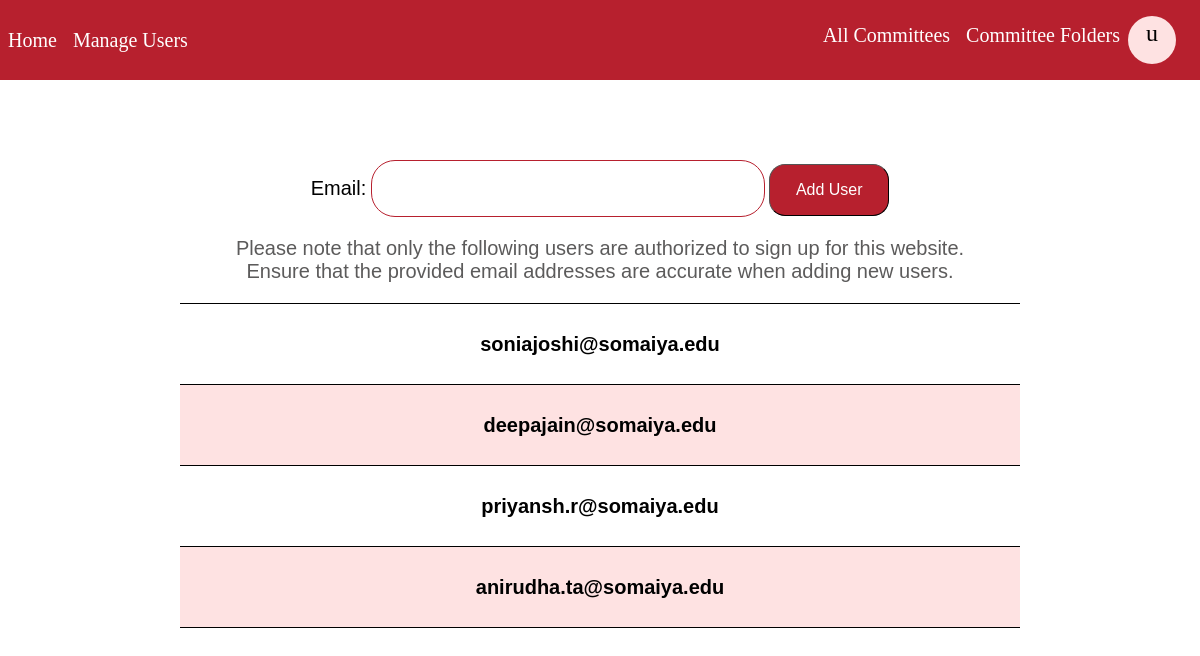
The page /users_allowed/ (signed in) on the database as committed earlier.
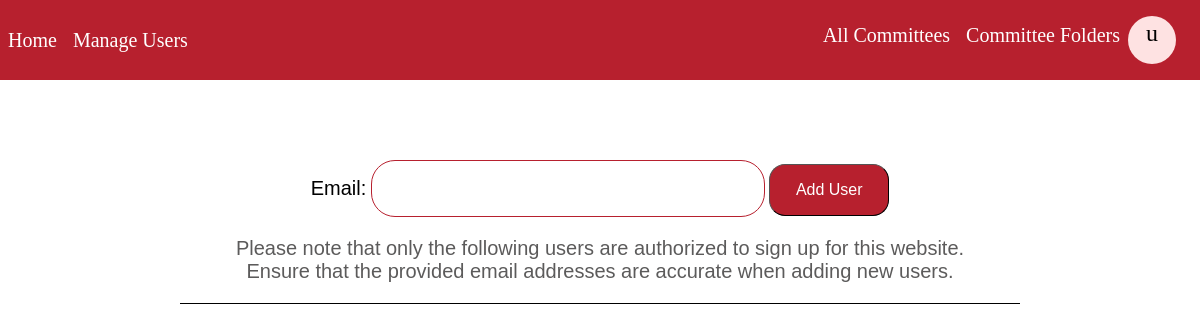
The same page on the database as committed later.
### base/models.py (models this page shows, shortened)
class UserList(models.Model):
    email = models.EmailField(unique = True, max_length = 200)

### base/views.py (the view)
# urls.py: path('users_allowed/', views.users_allowed, name = 'users_allowed'),
@login_required(login_url='login')
def users_allowed(request):
    if request.user.is_superuser:
        users = UserList.objects.all()
        context = {'users': users}
        if request.method == "POST":
            form = UserListForm(request.POST)
            if form.is_valid():
                email = form['email']
                email = form.save()
                messages.success(request, 'User Added.')
                subject = "Access granted to use CommConnect"
                message = f"You can now register and use the features of CommConnect to manage all directories of the committees you're a part of! Check out the website at http://commconnect.pythonanywhere.com"
                email_from = settings.EMAIL_HOST_USER
                recipient_list = [email]
                send_mail(subject, message, email_from, recipient_list)
                return redirect('users_allowed')
        else:
            form = UserListForm()
        context['form'] = form
        return render(request, 'base/userlist.html', context)
    else:
        return redirect('home')

### base/forms.py
class UserListForm(ModelForm):
    class Meta:
        model = UserList
        fields = ['email']

### base/templates/base/userlist.html (shortened to what this page needs)
{% extends 'main.html' %}
{% load static %}
{% block content %}
<head>
</head>
<div class = "content">
    <form method = "POST" class = "add_user_form">
        {{ form.email.label_tag }}
        {{ form.email }}
        <button class = "add_user">Add User</button>
    </form>
    <p>
        Please note that only the following users are authorized to sign up for this website.
        <br>Ensure that the provided email addresses are accurate when adding new users.
    </p>
        <div class = "authorized_users_list">
        <hr>
        {% for user in users %}
        <div class="user_wrapper">
        <div class = "user">
            <div class = "user_row">
                <h1>{{user.email}}</h1>
            </div>
        </div>
        </div>
    <hr>
    {% endfor %}
</div>
</div>
{% endblock %}

Rows that differ between the two databases and show on the page:
removed UserList: email "soniajoshi@somaiya.edu"
removed UserList: email "deepajain@somaiya.edu"
removed UserList: email "priyansh.r@somaiya.edu"
removed UserList: email "anirudha.ta@somaiya.edu"
